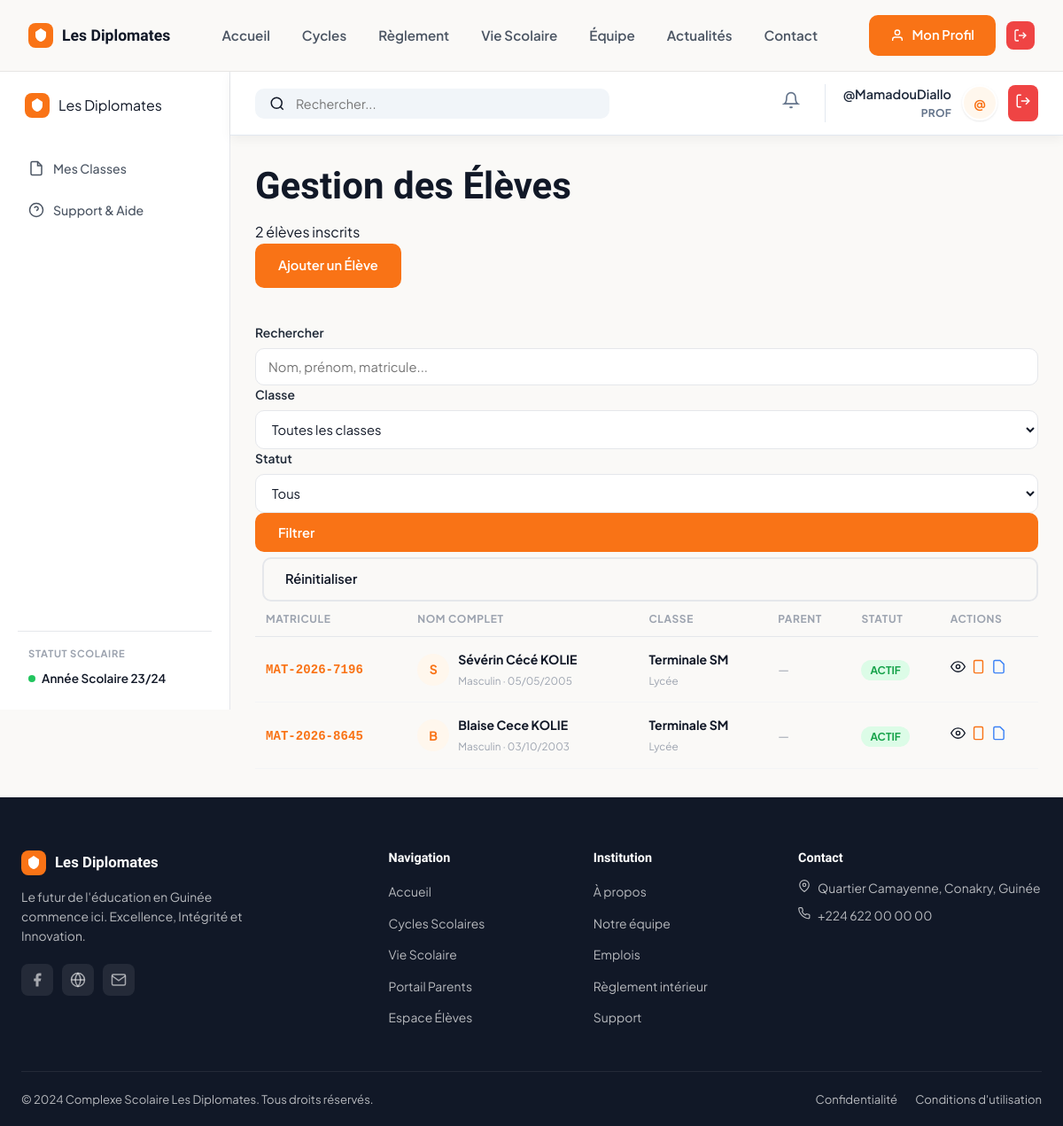
The page /eleves/liste/ (signed in) on the database its author committed.
### apps/accounts/models.py (models this page shows, shortened)
class CustomUser(AbstractUser):
    class Role(models.TextChoices):
        ADMIN = 'ADMIN', _('Administrateur')
        FINANCE = 'FINANCE', _('Finance / Comptabilité')
        PROFESSEUR = 'PROF', _('Professeur')
        PARENT = 'PARENT', _('Parent')
        ELEVE = 'ELEVE', _('Élève')
    role = models.CharField(
        max_length=15,
        choices=Role.choices,
        default=Role.ELEVE,
        verbose_name=_('Rôle utilisateur')
    )
    telephone = models.CharField(
        max_length=20,
        blank=True,
        verbose_name=_('Téléphone')
    )
    def is_admin(self):
        return self.role == self.Role.ADMIN or self.is_superuser
    def is_professeur(self):
        return self.role == self.Role.PROFESSEUR

### apps/eleves/models.py (models this page shows, shortened)
class Eleve(models.Model):
    class Statut(models.TextChoices):
        ACTIF = 'ACTIF', _('Actif')
        INACTIF = 'INACTIF', _('Inactif')
        RENVOYE = 'RENVOYE', _('Renvoyé')
    class Sexe(models.TextChoices):
        MASCULIN = 'M', _('Masculin')
        FEMININ = 'F', _('Féminin')
    user = models.OneToOneField(
        settings.AUTH_USER_MODEL,
        on_delete=models.SET_NULL,
        null=True, blank=True,
        related_name='profil_eleve'
    )
    matricule = models.CharField(max_length=20, unique=True, db_index=True)
    nom = models.CharField(max_length=100)
    prenom = models.CharField(max_length=100)
    sexe = models.CharField(max_length=1, choices=Sexe.choices)
    date_naissance = models.DateField()
    lieu_naissance = models.CharField(max_length=100, blank=True)
    classe = models.ForeignKey(Classe, on_delete=models.PROTECT, related_name='eleves')
    statut = models.CharField(max_length=15, choices=Statut.choices, default=Statut.ACTIF)
    photo = models.ImageField(upload_to='eleves_photos/', null=True, blank=True)
    date_inscription = models.DateTimeField(auto_now_add=True)
    @property
    def nom_complet(self):
        return f"{self.prenom} {self.nom}"

class Classe(models.Model):
    BRANCHE_CHOICES = [
        ('SM', 'Sciences Mathématiques'),
        ('SS', 'Sciences Sociales'),
        ('SE', 'Sciences Expérimentales'),
        ('GEN', 'Général'),
    ]
    nom = models.CharField(max_length=50, unique=True, verbose_name=_("Nom de la classe"))
    niveau_scolaire = models.ForeignKey(NiveauScolaire, on_delete=models.PROTECT, related_name='classes', null=True)
    branche = models.CharField(max_length=20, choices=BRANCHE_CHOICES, default='GEN')
    annee_scolaire = models.CharField(max_length=9, default='2023-2024')
    frais_mensuel_attendu = models.DecimalField(max_digits=10, decimal_places=0, default=0, help_text="Montant en GNF")

class NiveauScolaire(models.Model):
    cycle = models.ForeignKey(Cycle, on_delete=models.CASCADE, related_name='niveaux')
    nom = models.CharField(max_length=50, verbose_name=_("Nom du niveau"))
    ordre = models.PositiveSmallIntegerField(default=1)
    est_annee_examen = models.BooleanField(default=False, help_text="CEE, BEPC, BAC")
    label_examen = models.CharField(max_length=50, blank=True, null=True)
    class Meta:
        ordering = ['cycle__ordre', 'ordre']
        unique_together = ('cycle', 'nom')

class Cycle(models.Model):
    nom = models.CharField(max_length=50, unique=True, verbose_name=_("Nom du cycle"))
    ordre = models.PositiveSmallIntegerField(default=1)
    class Meta:
        ordering = ['ordre']

### apps/eleves/views.py (the view)
# urls.py: path('liste/', views.liste_eleves, name='liste'),
@login_required
@staff_required
def liste_eleves(request):
    from .models import Classe
    eleves = Eleve.objects.all().select_related('classe', 'classe__niveau_scolaire', 'classe__niveau_scolaire__cycle').prefetch_related('parents')
    q = request.GET.get('q', '').strip()
    classe_id = request.GET.get('classe', '').strip()
    statut = request.GET.get('statut', '').strip()
    if q:
        from django.db.models import Q
        eleves = eleves.filter(
            Q(nom__icontains=q) | Q(prenom__icontains=q) | Q(matricule__icontains=q)
        )
    if classe_id:
        eleves = eleves.filter(classe__id=classe_id)
    if statut:
        eleves = eleves.filter(statut=statut)
    classes = Classe.objects.all().order_by('nom')
    return render(request, 'pages/eleves/liste.html', {
        'eleves': eleves,
        'classes': classes,
    })

### apps/accounts/permissions.py (called while the page is built)
def staff_required(view_func):
    return user_passes_test(lambda u: u.is_authenticated and (u.is_admin() or u.is_professeur() or u.is_finance()))(view_func)

### templates/pages/eleves/liste.html (shortened to what this page needs)
{% extends 'base.html' %}
{% load static %}
{% block body_class %}admin-layout{% endblock %}
{% block content %}
<div class="admin-wrapper">
    {% include 'includes/sidebar_admin.html' %}
    <div class="admin-main">
        {% block topbar %}{% include 'includes/topbar_admin.html' %}{% endblock %}
        <div class="admin-content">
            <div class="page-header">
                <div class="header-left"><h1>Gestion des Élèves</h1><p>{{ eleves.count }} élève{{ eleves.count|pluralize }} inscrit{{ eleves.count|pluralize }}</p></div>
                <div class="header-actions"><a href="{% url 'eleves:nouveau' %}" class="btn btn-primary">Ajouter un Élève</a></div>
            </div>
            <div class="filters-card">
                <form method="GET" class="filters-form">
                    <div class="form-group flex-1"><label>Rechercher</label><input type="text" name="q" class="form-control" placeholder="Nom, prénom, matricule..." value="{{ request.GET.q }}"></div>
                    <div class="form-group flex-1"><label>Classe</label><select name="classe" class="form-control"><option value="">Toutes les classes</option></select></div>
                    <div class="form-group flex-1"><label>Statut</label><select name="statut" class="form-control"><option value="">Tous</option></select></div>
                    <div class="form-group align-bottom"><button type="submit" class="btn btn-primary">Filtrer</button><a href="{% url 'eleves:liste' %}" class="btn btn-outline" style="margin-left:8px;">Réinitialiser</a></div>
                </form>
            </div>
            <div class="table-card">
                <div class="table-responsive">
                    <table>
                        <thead><tr><th>MATRICULE</th><th>NOM COMPLET</th><th>CLASSE</th><th>PARENT</th><th>STATUT</th><th>ACTIONS</th></tr></thead>
                        <tbody>
                            {% for eleve in eleves %}
                            <tr>
                                <td><a href="{% url 'eleves:detail' id=eleve.id %}" style="color:#F97316;font-weight:700;font-family:monospace;">{{ eleve.matricule }}</a></td>
                                <td>
                                    <div style="display:flex;align-items:center;gap:10px;">
                                        {% if eleve.photo %}<img src="{{ eleve.photo.url }}" style="width:36px;height:36px;border-radius:50%;object-fit:cover;">
                                        {% else %}<div style="width:36px;height:36px;border-radius:50%;background:#FFF7ED;color:#F97316;font-weight:700;display:flex;align-items:center;justify-content:center;">{{ eleve.prenom.0|upper }}</div>{% endif %}
                                        <div><strong>{{ eleve.nom_complet }}</strong><br><small style="color:#9ca3af;">{% if eleve.sexe == 'M' %}Masculin{% else %}Féminin{% endif %} · {{ eleve.date_naissance|date:"d/m/Y" }}</small></div>
                                    </div>
                                </td>
                                <td>{% if eleve.classe %}<strong>{{ eleve.classe.nom }}</strong>{% if eleve.classe.niveau_scolaire %}<br><small style="color:#9ca3af;">{{ eleve.classe.niveau_scolaire.cycle.nom }}</small>{% endif %}{% else %}—{% endif %}</td>
                                <td>{% for p in eleve.parents.all %}<strong>{{ p.nom_complet }}</strong>{% if p.telephone %}<br><small style="color:#9ca3af;">{{ p.telephone }}</small>{% endif %}{% empty %}<span style="color:#9ca3af;">—</span>{% endfor %}</td>
                                <td>{% if eleve.statut == 'ACTIF' %}<span class="status-badge-validated">ACTIF</span>{% elif eleve.statut == 'INACTIF' %}<span class="status-badge-pending">INACTIF</span>{% else %}<span class="status-badge-rejected">RENVOYÉ</span>{% endif %}</td>
                                <td>
                                    <div style="display:flex;gap:6px;">
                                        <a href="{% url 'eleves:detail' id=eleve.id %}" class="btn-icon" title="Voir"><svg width="17" height="17" viewBox="0 0 24 24" fill="none" stroke="currentColor" stroke-width="2"><path d="M1 12s4-8 11-8 11 8 11 8-4 8-11 8-11-8-11-8z"/><circle cx="12" cy="12" r="3"/></svg></a>
                                        <a href="{% url 'badges:student' eleve_id=eleve.id %}" class="btn-icon" title="Badge" style="color:#F97316;"><svg width="17" height="17" viewBox="0 0 24 24" fill="none" stroke="currentColor" stroke-width="2"><rect x="5" y="2" width="14" height="20" rx="2"/></svg></a>
                                        <a href="{% url 'notes:bulletin' eleve_id=eleve.id trimestre_id=1 %}" class="btn-icon" title="Bulletin" style="color:#3b82f6;"><svg width="17" height="17" viewBox="0 0 24 24" fill="none" stroke="currentColor" stroke-width="2"><path d="M14 2H6a2 2 0 0 0-2 2v16a2 2 0 0 0 2 2h12a2 2 0 0 0 2-2V8z"/></svg></a>
                                    </div>
                                </td>
                            </tr>
                            {% endfor %}
                        </tbody>
                    </table>
                </div>
            </div>
        </div>
    </div>
</div>
{% endblock %}

### templates/includes/topbar_admin.html (shortened to what this page needs)
<header class="admin-topbar">
    <div class="topbar-search">
        <svg width="18" height="18" viewBox="0 0 24 24" fill="none" stroke="currentColor" stroke-width="2">
            <circle cx="11" cy="11" r="8" />
            <line x1="21" y1="21" x2="16.65" y2="16.65" />
        </svg>
        <input type="text" placeholder="Rechercher...">
    </div>
    <div class="topbar-actions">
        <a href="{% url 'notifications:notifications_list' %}" class="icon-btn">
            <svg width="20" height="20" viewBox="0 0 24 24" fill="none" stroke="currentColor" stroke-width="2">
                <path d="M18 8A6 6 0 0 0 6 8c0 7-3 9-3 9h18s-3-2-3-9" />
                <path d="M13.73 21a2 2 0 0 1-3.46 0" />
            </svg>
        </a>
        <div class="topbar-user">
            <div class="user-info">
                <span class="user-name">{{ user.get_full_name|default:user.username }}</span>
                <span class="user-role">{{ user_role|default:user.role }}</span>
            </div>
            <div class="avatar-sm">
                {{ user.username.0|upper }}
            </div>
            <a href="{% url 'accounts:logout' %}" class="btn-danger-small">
                <svg width="18" height="18" viewBox="0 0 24 24" fill="none" stroke="currentColor" stroke-width="2">
                    <path d="M9 21H5a2 2 0 0 1-2-2V5a2 2 0 0 1 2-2h4" />
                    <polyline points="16,17 21,12 16,7" />
                    <line x1="21" y1="12" x2="9" y2="12" />
                </svg>
            </a>
        </div>
    </div>
</header>

### static/css/style.css (style rules this page uses)
:root { --orange: #F97316; --orange-dark: #ea6c0a; --orange-light: #FFF7ED; --orange-pale: #FEF3C7; --dark: #111827; --gray-800: #1f2937; --gray-600: #4b5563; --gray-400: #9ca3af; --gray-200: #e5e7eb; --gray-100: #f3f4f6; --bg: #FAF9F7; --white: #ffffff; --green: #22c55e; --red: #ef4444; --radius: 12px; --radius-lg: 20px; --shadow-sm: 0 1px 3px rgba(0, 0, 0, .06), 0 1px 2px rgba(0, 0, 0, .04); --shadow: 0 4px 16px rgba(0, 0, 0, .08); --shadow-lg: 0 12px 40px rgba(0, 0, 0, .12); --font-display: 'Sora', sans-serif; --font-body: 'Plus Jakarta Sans', sans-serif; --transition: .3s cubic-bezier(0.4, 0, 0.2, 1); }
*, *::before, *::after { box-sizing: border-box; margin: 0; padding: 0; }
html { scroll-behavior: smooth; }
body { font-family: var(--font-body); background: var(--bg); color: var(--dark); line-height: 1.6; -webkit-font-smoothing: antialiased; }
a { text-decoration: none; color: inherit; }
button { cursor: pointer; border: none; background: none; font-family: var(--font-body); }
input, select, textarea { font-family: var(--font-body); }
h1, h2, h3, h4 { font-family: var(--font-display); font-weight: 700; line-height: 1.2; }
.btn { display: inline-flex; align-items: center; gap: 8px; padding: 11px 24px; border-radius: 10px; font-weight: 600; font-size: .92rem; transition: all var(--transition); cursor: pointer; }
.btn-primary { background: var(--orange); color: white; border: 2px solid var(--orange); }
.btn-outline { background: transparent; color: var(--dark); border: 2px solid var(--gray-200); }
.page-header { margin-bottom: 40px; }
.page-header h1 { font-size: clamp(2rem, 3.5vw, 3rem); color: var(--dark); margin-bottom: 14px; }
.form-group { display: flex; flex-direction: column; gap: 6px; }
.form-group label { font-size: .87rem; font-weight: 600; color: var(--gray-800); }
.form-group input, .form-group select, .form-group textarea { padding: 11px 14px; border: 1.5px solid var(--gray-200); border-radius: 10px; font-size: .92rem; color: var(--dark); transition: border-color var(--transition); background: white; outline: none; width: 100%; }
.admin-layout { background: var(--bg); }
.admin-wrapper { display: flex; min-height: 100vh; }
.admin-main { flex: 1; min-width: 0; display: flex; flex-direction: column; }
.admin-topbar { display: flex; align-items: center; justify-content: space-between; padding: 16px 28px; background: white; border-bottom: 1px solid var(--gray-200); position: sticky; top: 80px; z-index: 800; box-shadow: 0 4px 12px rgba(0, 0, 0, .05); }
.topbar-actions { display: flex; align-items: center; gap: 12px; }
.topbar-search { display: flex; align-items: center; gap: 8px; background: var(--gray-100); border-radius: 10px; padding: 8px 14px; flex: 1; max-width: 300px; }
.topbar-search input { background: none; border: none; outline: none; font-size: .88rem; flex: 1; }
.topbar-user { display: flex; align-items: center; gap: 12px; margin-left: auto; }
.avatar-sm { width: 40px; height: 40px; background: var(--orange-light); color: var(--orange); border-radius: 50%; display: flex; align-items: center; justify-content: center; font-size: .9rem; font-weight: 700; border: 2px solid white; box-shadow: var(--shadow-sm); }
.btn-danger-small { padding: 8px; border-radius: 8px; background: var(--red); color: white; transition: all var(--transition); }
.admin-content { padding: 32px 28px; }
table { width: 100%; border-collapse: collapse; }
thead tr { border-bottom: 1px solid var(--gray-200); }
th { font-size: .75rem; font-weight: 700; letter-spacing: .05em; color: var(--gray-400); text-align: left; padding: 10px 12px; }
td { font-size: .88rem; padding: 14px 12px; border-bottom: 1px solid var(--gray-100); }
.status-badge-validated { background: #dcfce7; color: #16a34a; font-size: .75rem; font-weight: 700; padding: 4px 10px; border-radius: 100px; }

### rows shown on the page
CustomUser: get_full_name "@MamadouDiallo", role "PROF", username.0 "@"
Eleve: matricule "MAT-2026-7196", prenom.0 "S", nom_complet "Sévérin Cécé KOLIE", sexe "Masculin", date_naissance "05/05/2005", classe.nom "Terminale SM", classe.niveau_scolaire.cycle.nom "Lycée", statut "ACTIF"
Eleve: matricule "MAT-2026-8645", prenom.0 "B", nom_complet "Blaise Cece KOLIE", sexe "Masculin", date_naissance "03/10/2003", classe.nom "Terminale SM", classe.niveau_scolaire.cycle.nom "Lycée", statut "ACTIF"

### other values the page prints
{{ eleves.count }} "2"
